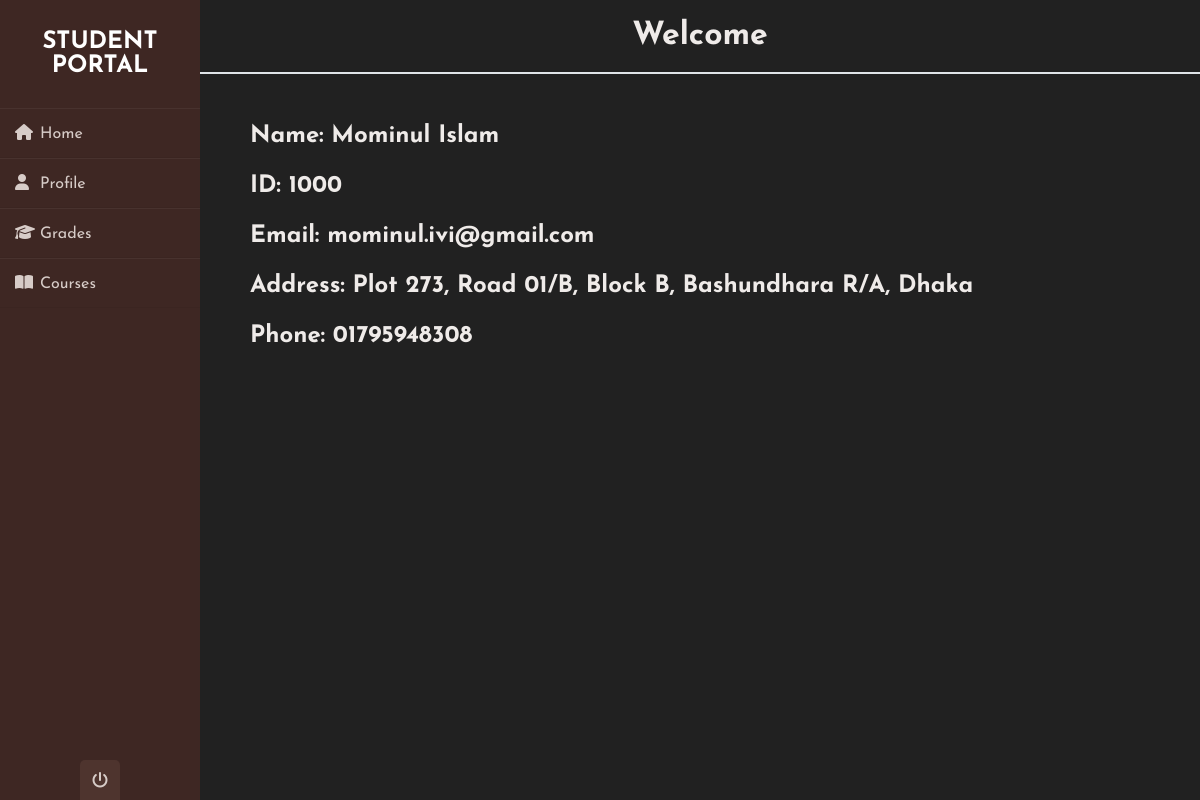
The page /student/student_index/student_index.php (signed in) on the database its author committed.
### tables this page shows
CREATE TABLE `student_reg` (
  `student_id` int(4) NOT NULL,
  `first_name` varchar(30) NOT NULL,
  `last_name` varchar(30) NOT NULL,
  `email` varchar(50) NOT NULL,
  `password` varchar(30) NOT NULL
);

CREATE TABLE `student_details` (
  `std_details_id` int(4) NOT NULL,
  `address` varchar(200) NOT NULL,
  `phone` varchar(11) NOT NULL,
  `semester` varchar(20) NOT NULL,
  `student_id` int(4) NOT NULL
);

### student/student_index/student_index.php (the view, shortened to what this page needs)
<?php require_once('../../database/db_connect.php'); ?>
<?php
$student_id = $_SESSION['student_id'];
$query1 = 'SELECT * FROM student_reg';
$stm = $db->prepare($query1);
$stm->execute();
$student_reg = $stm->fetchAll();
$std_info = array('student_id'=>'', 'first_name'=>'', 'last_name'=>'', 'email'=>'');
foreach ($student_reg as $std) {
  $db_id = $std['student_id'];
  $pass_1 = strcmp($db_id, $student_id);
  if ($pass_1==0) {
    $std_info['student_id'] = $std['student_id'];
    $std_info['first_name'] = $std['first_name'];
    $std_info['last_name'] = $std['last_name'];
    $std_info['email'] = $std['email'];
    break;
  }
}
$query2 = 'SELECT * FROM student_details WHERE student_id = :std_id';
$stm = $db->prepare($query2);
$stm->bindValue(':std_id', $db_id);
$stm->execute();
$student_details = $stm->fetchAll();
$std_details = array('std_details_id'=>'', 'address'=>'', 'phone'=>'', 'semester'=>'', 'student_id'=>'');
foreach ($student_details as $std) {
    $std_details['std_details_id'] = $std['std_details_id'];
    $std_details['address'] = $std['address'];
    $std_details['phone'] = $std['phone'];
    $std_details['student_id'] = $std['student_id'];
}
?>
<!DOCTYPE html>
<html lang="en" dir="ltr">
<head>
  <link rel="stylesheet" href=" ../../css/css-student/styles_student_index.css">
</head>
<body>
  <div class="wrapper">
    <div class="sidebar">
      <h2>Student Portal</h2>
        <ul>
          <li>
            <a href="student_index.php"><i class="fas fa-home"></i>Home</a>
          </li>
          <li>
            <a href="student_profile.php"><i class="fas fa-user"></i>Profile</a>
          </li>
          <li>
            <a href="student_grades/student_grades.php"><i class="fas fa-graduation-cap"></i>Grades</a>
          </li>
          <li>
            <a href="student_courses/student_courses.php"><i class="fas fa-book-open"></i>Courses</a>
          </li>
        </ul>
        <div class="social_media">
          <a href=" ../../index/index.php"><i class="fas fa-power-off"></i></a>
        </div>
      </div>
        <div class="main_content">
          <div class="header">
            <h1 class="h1_welcome">Welcome</h1>
          </div>
            <div class="info">
              <div>
                <h2>
                  <?php
                    echo "Name: " . $std_info['first_name'] . " " . $std_info['last_name'] . "<br><br>";
                    echo "ID: " . $std_info['student_id'] . "<br><br>";
                    echo "Email: " . $std_info['email'] . "<br><br>";
                    echo "Address: " . $std_details['address'] . "<br><br>";
                    echo "Phone: " . $std_details['phone'] . "<br><br>";
                  ?>
                </h2>
              </div>
            </div>
        </div>
      </div>
  </body>
</html>

### css/css-student/styles_student_index.css (style rules this page uses)
* { margin: 0; padding: 0; box-sizing: border-box; list-style: none; text-decoration: none; font-family: 'Josefin Sans', sans-serif; }
body { background-color: #212121; }
.wrapper { display: flex; position: relative; }
.wrapper .sidebar { width: 200px; height: 100%; background: #3E2723; padding: 30px 0px; position: fixed; }
.wrapper .sidebar h2 { color: #fff; text-transform: uppercase; text-align: center; margin-bottom: 30px; }
.wrapper .sidebar ul li { padding: 15px; border-bottom: 1px solid #D7CCC8; border-bottom: 1px solid rgba(0,0,0,0.05); border-top: 1px solid rgba(255,255,255,0.05); }
.wrapper .sidebar ul li a { color: #D7CCC8; display: block; }
.wrapper .sidebar ul li a .fas { width: 25px; }
.wrapper .sidebar .social_media { position: absolute; bottom: 0; left: 50%; transform: translateX(-50%); display: flex; }
.wrapper .sidebar .social_media a { display: block; width: 40px; background: #4E342E; height: 40px; line-height: 45px; text-align: center; margin: 0 5px; color: #D7CCC8; border-top-left-radius: 5px; border-top-right-radius: 5px; }
.wrapper .main_content { width: 100%; margin-left: 200px; }
.wrapper .main_content .header { padding: 20px; background: #212121; color: #EFEBE9; border-bottom: 2px solid #e0e4e8; }
.wrapper .main_content .info { margin: 50px; color: #EFEBE9; line-height: 25px; }
.wrapper .main_content .info div { margin-bottom: 20px; }
.wrapper .main_content .header .h1_welcome { text-align: center; }

### rows shown on the page
student_reg: first_name "Mominul", last_name "Islam", student_id "1000", email "mominul.ivi@gmail.com"
student_details: address "Plot 273, Road 01/B, Block B, Bashundhara R/A, Dhaka", phone "01795948308"
